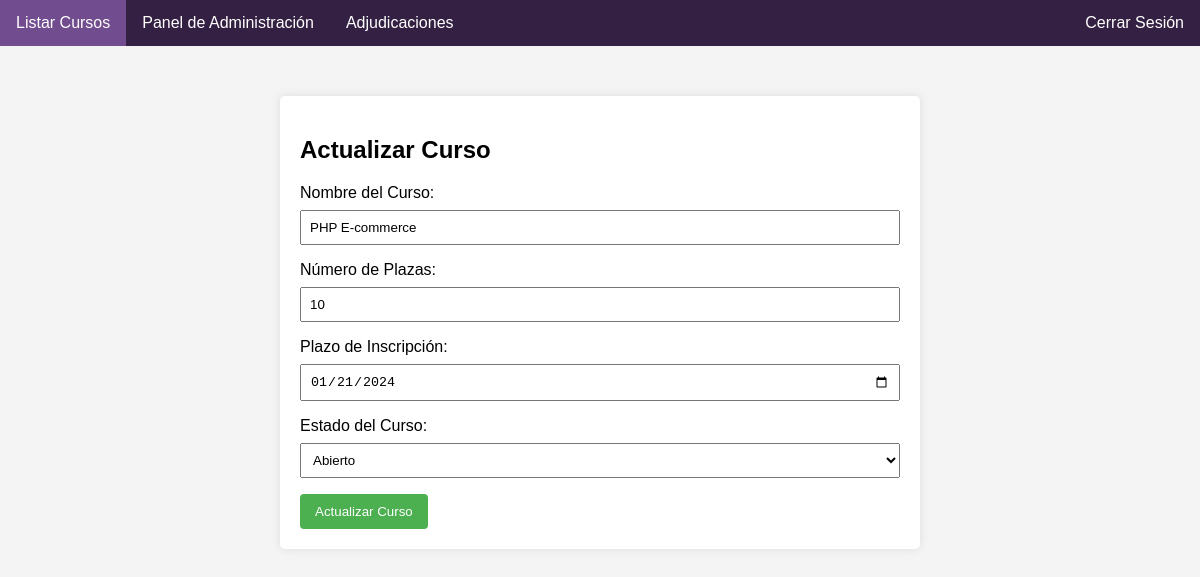
Page /actualizar_curso.php?codigo=3 (signed in) on the committed database.
### tables this page shows
CREATE TABLE `cursos` (
  `codigo` int(11) NOT NULL,
  `nombre` varchar(50) DEFAULT NULL,
  `abierto` tinyint(1) DEFAULT NULL,
  `numeroplazas` int(2) DEFAULT NULL,
  `plazoinscripcion` date NOT NULL
);

### actualizar_curso.php (the view, shortened to what this page needs)
<?php
require_once 'menu.php';
include_once 'conecta.php';
$codigoCurso = isset($_GET['codigo']) ? $_GET['codigo'] : '';
$sqlSelect = "SELECT * FROM cursos WHERE codigo = ?";
$stmtSelect = mysqli_prepare($conexion, $sqlSelect);
mysqli_stmt_bind_param($stmtSelect, "i", $codigoCurso);
mysqli_stmt_execute($stmtSelect);
$resultado = mysqli_stmt_get_result($stmtSelect);
$curso = mysqli_fetch_assoc($resultado);
?>
<!DOCTYPE html>
<html lang="en">
<head>
</head>
<body>
    <div class="container">
        <h2>Actualizar Curso</h2>
        <form action="actualizar_curso.php?codigo=<?php echo $codigoCurso; ?>" method="post">
            <label for="nombre">Nombre del Curso:</label>
            <input type="text" id="nombre" name="nombre" value="<?php echo isset($curso['nombre']) ? $curso['nombre'] : ''; ?>" required>
            <label for="numeroplazas">Número de Plazas:</label>
            <input type="number" id="numeroplazas" name="numeroplazas" value="<?php echo isset($curso['numeroplazas']) ? $curso['numeroplazas'] : ''; ?>" required>
            <label for="plazoinscripcion">Plazo de Inscripción:</label>
            <input type="date" id="plazoinscripcion" name="plazoinscripcion" value="<?php echo isset($curso['plazoinscripcion']) ? $curso['plazoinscripcion'] : ''; ?>" required>
            <label for="abierto">Estado del Curso:</label>
            <select id="abierto" name="abierto">
                <option value="1" <?php echo isset($curso['abierto']) && $curso['abierto'] == 1 ? 'selected' : ''; ?>>Abierto</option>
            </select>
            <button type="submit" name="submit">Actualizar Curso</button>
        </form>
    </div>
</body>
</html>

### menu.php (style rules this page uses)
body { font-family: Arial, sans-serif; background-color: #f0f0f0; margin: 0; padding: 0; }

### actualizar_curso.php (style rules this page uses)
body { font-family: Arial, sans-serif; background-color: #f4f4f4; margin: 0; padding: 0; }
.container { max-width: 600px; margin: 50px auto; background-color: #fff; padding: 20px; border-radius: 5px; box-shadow: 0 0 10px rgba(0, 0, 0, 0.1); }
label { display: block; margin-bottom: 8px; }
input, select { width: 100%; padding: 8px; margin-bottom: 16px; box-sizing: border-box; }
button { background-color: #4CAF50; color: white; padding: 10px 15px; border: none; border-radius: 4px; cursor: pointer; }

### rows in the picture
cursos: nombre "PHP E-commerce", numeroplazas "10", plazoinscripcion "01/21/2024", abierto "Abierto"
